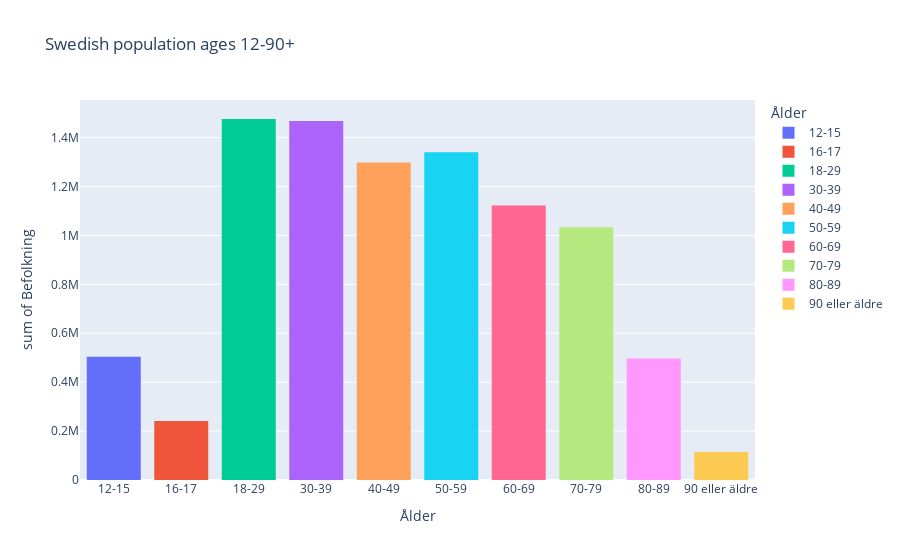

Source (notebook cell):
### Markdown cell above
## e)

### Code cell
# was going to use 'px.bar' first, but decided on 'px.histogram'.
# 'px.bar' results in one rectangle drawn per row of iinpit, which can result in a striped look.
# 'px.histogram' combines the rectangles into one per color per position.
# https://plotly.com/python/bar-charts/
fig = px.histogram(
    df,
    x="Ålder",
    y="Befolkning",
    #labels={},
    title="Swedish population ages 12-90+",
    color="Ålder", # using color makes the histogram look nicer
)
fig.show()
fig.write_html("Visualiseringar/swedish_population_ages_12_90.html")

# NOTE: This histogram can be misleading if you'd like a quick overview of the swedish population, since it's missing ages 0-11.

### Figure 1 — Plotly figure (JSON) as saved in the notebook; plotly's stock layout.template omitted (floating-point values rounded to 4 significant figures; data arrays with more than 128 entries replaced by an {"elided": "..."} marker saying what was removed)
{"data": [{"alignmentgroup": "True", "bingroup": "x", "histfunc": "sum", "hovertemplate": "Ålder=%{x}<br>sum of Befolkning=%{y}<extra></extra>", "legendgroup": "12-15", "marker": {"color": "#636efa", "pattern": {"shape": ""}}, "name": "12-15", "offsetgroup": "12-15", "orientation": "v", "showlegend": true, "type": "histogram", "x": {"elided": "290 str values"}, "xaxis": "x", "y": {"elided": "290 int values"}, "yaxis": "y"}, {"alignmentgroup": "True", "bingroup": "x", "histfunc": "sum", "hovertemplate": "Ålder=%{x}<br>sum of Befolkning=%{y}<extra></extra>", "legendgroup": "16-17", "marker": {"color": "#EF553B", "pattern": {"shape": ""}}, "name": "16-17", "offsetgroup": "16-17", "orientation": "v", "showlegend": true, "type": "histogram", "x": {"elided": "290 str values"}, "xaxis": "x", "y": {"elided": "290 int values"}, "yaxis": "y"}, {"alignmentgroup": "True", "bingroup": "x", "histfunc": "sum", "hovertemplate": "Ålder=%{x}<br>sum of Befolkning=%{y}<extra></extra>", "legendgroup": "18-29", "marker": {"color": "#00cc96", "pattern": {"shape": ""}}, "name": "18-29", "offsetgroup": "18-29", "orientation": "v", "showlegend": true, "type": "histogram", "x": {"elided": "290 str values"}, "xaxis": "x", "y": {"elided": "290 int values"}, "yaxis": "y"}, {"alignmentgroup": "True", "bingroup": "x", "histfunc": "sum", "hovertemplate": "Ålder=%{x}<br>sum of Befolkning=%{y}<extra></extra>", "legendgroup": "30-39", "marker": {"color": "#ab63fa", "pattern": {"shape": ""}}, "name": "30-39", "offsetgroup": "30-39", "orientation": "v", "showlegend": true, "type": "histogram", "x": {"elided": "290 str values"}, "xaxis": "x", "y": {"elided": "290 int values"}, "yaxis": "y"}, {"alignmentgroup": "True", "bingroup": "x", "histfunc": "sum", "hovertemplate": "Ålder=%{x}<br>sum of Befolkning=%{y}<extra></extra>", "legendgroup": "40-49", "marker": {"color": "#FFA15A", "pattern": {"shape": ""}}, "name": "40-49", "offsetgroup": "40-49", "orientation": "v", "showlegend": true, "type": "histogram", "x": {"elided": "290 str values"}, "xaxis": "x", "y": {"elided": "290 int values"}, "yaxis": "y"}, {"alignmentgroup": "True", "bingroup": "x", "histfunc": "sum", "hovertemplate": "Ålder=%{x}<br>sum of Befolkning=%{y}<extra></extra>", "legendgroup": "50-59", "marker": {"color": "#19d3f3", "pattern": {"shape": ""}}, "name": "50-59", "offsetgroup": "50-59", "orientation": "v", "showlegend": true, "type": "histogram", "x": {"elided": "290 str values"}, "xaxis": "x", "y": {"elided": "290 int values"}, "yaxis": "y"}, {"alignmentgroup": "True", "bingroup": "x", "histfunc": "sum", "hovertemplate": "Ålder=%{x}<br>sum of Befolkning=%{y}<extra></extra>", "legendgroup": "60-69", "marker": {"color": "#FF6692", "pattern": {"shape": ""}}, "name": "60-69", "offsetgroup": "60-69", "orientation": "v", "showlegend": true, "type": "histogram", "x": {"elided": "290 str values"}, "xaxis": "x", "y": {"elided": "290 int values"}, "yaxis": "y"}, {"alignmentgroup": "True", "bingroup": "x", "histfunc": "sum", "hovertemplate": "Ålder=%{x}<br>sum of Befolkning=%{y}<extra></extra>", "legendgroup": "70-79", "marker": {"color": "#B6E880", "pattern": {"shape": ""}}, "name": "70-79", "offsetgroup": "70-79", "orientation": "v", "showlegend": true, "type": "histogram", "x": {"elided": "290 str values"}, "xaxis": "x", "y": {"elided": "290 int values"}, "yaxis": "y"}, {"alignmentgroup": "True", "bingroup": "x", "histfunc": "sum", "hovertemplate": "Ålder=%{x}<br>sum of Befolkning=%{y}<extra></extra>", "legendgroup": "80-89", "marker": {"color": "#FF97FF", "pattern": {"shape": ""}}, "name": "80-89", "offsetgroup": "80-89", "orientation": "v", "showlegend": true, "type": "histogram", "x": {"elided": "290 str values"}, "xaxis": "x", "y": {"elided": "290 int values"}, "yaxis": "y"}, {"alignmentgroup": "True", "bingroup": "x", "histfunc": "sum", "hovertemplate": "Ålder=%{x}<br>sum of Befolkning=%{y}<extra></extra>", "legendgroup": "90 eller äldre", "marker": {"color": "#FECB52", "pattern": {"shape": ""}}, "name": "90 eller äldre", "offsetgroup": "90 eller äldre", "orientation": "v", "showlegend": true, "type": "histogram", "x": {"elided": "290 str values"}, "xaxis": "x", "y": {"elided": "290 int values"}, "yaxis": "y"}], "layout": {"barmode": "relative", "legend": {"title": {"text": "Ålder"}, "tracegroupgap": 0}, "title": {"text": "Swedish population ages 12-90+"}, "xaxis": {"anchor": "y", "categoryarray": ["12-15", "16-17", "18-29", "30-39", "40-49", "50-59", "60-69", "70-79", "80-89", "90 eller äldre"], "categoryorder": "array", "domain": [0, 1], "title": {"text": "Ålder"}}, "yaxis": {"anchor": "x", "domain": [0, 1], "title": {"text": "sum of Befolkning"}}}}
